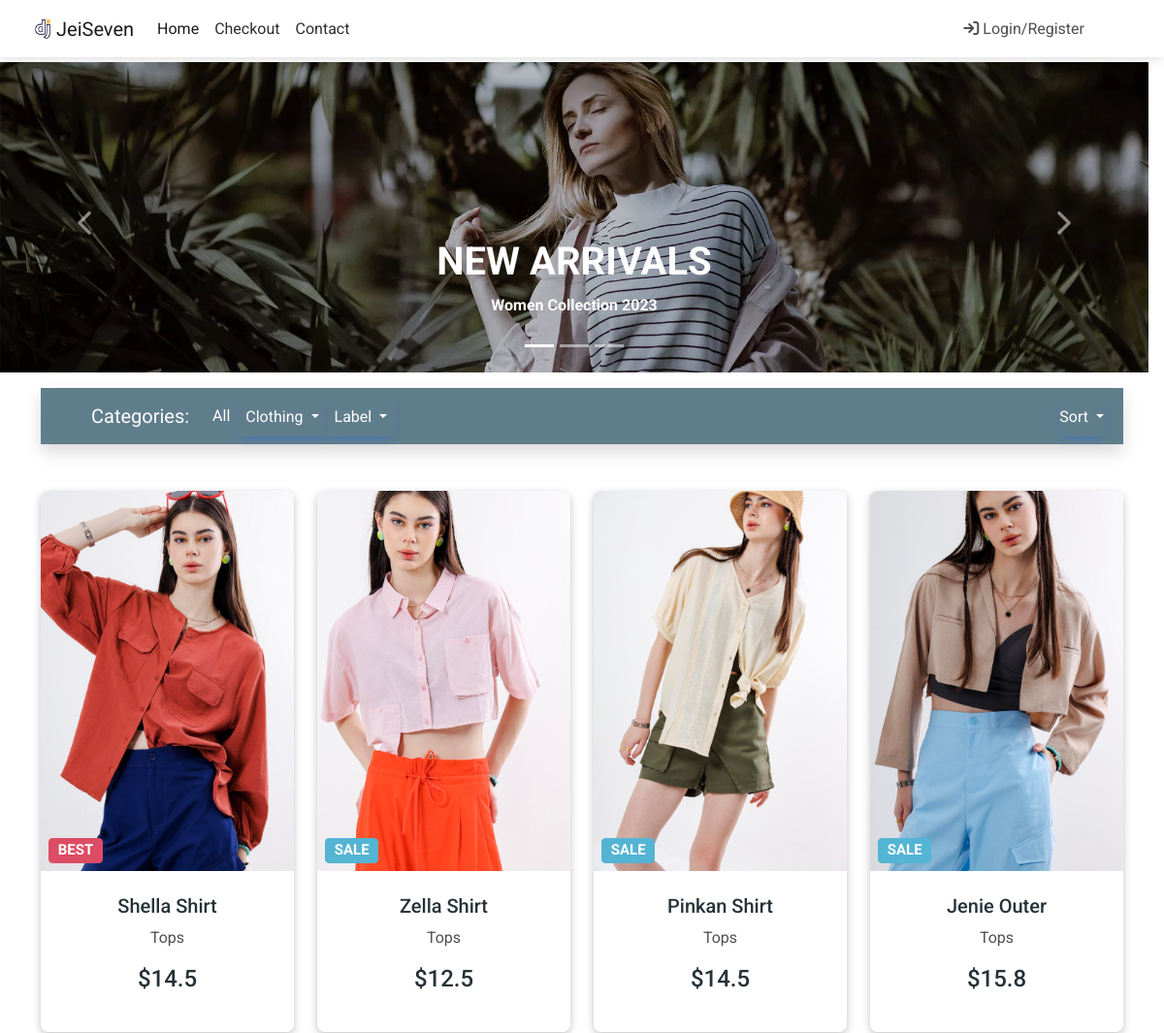
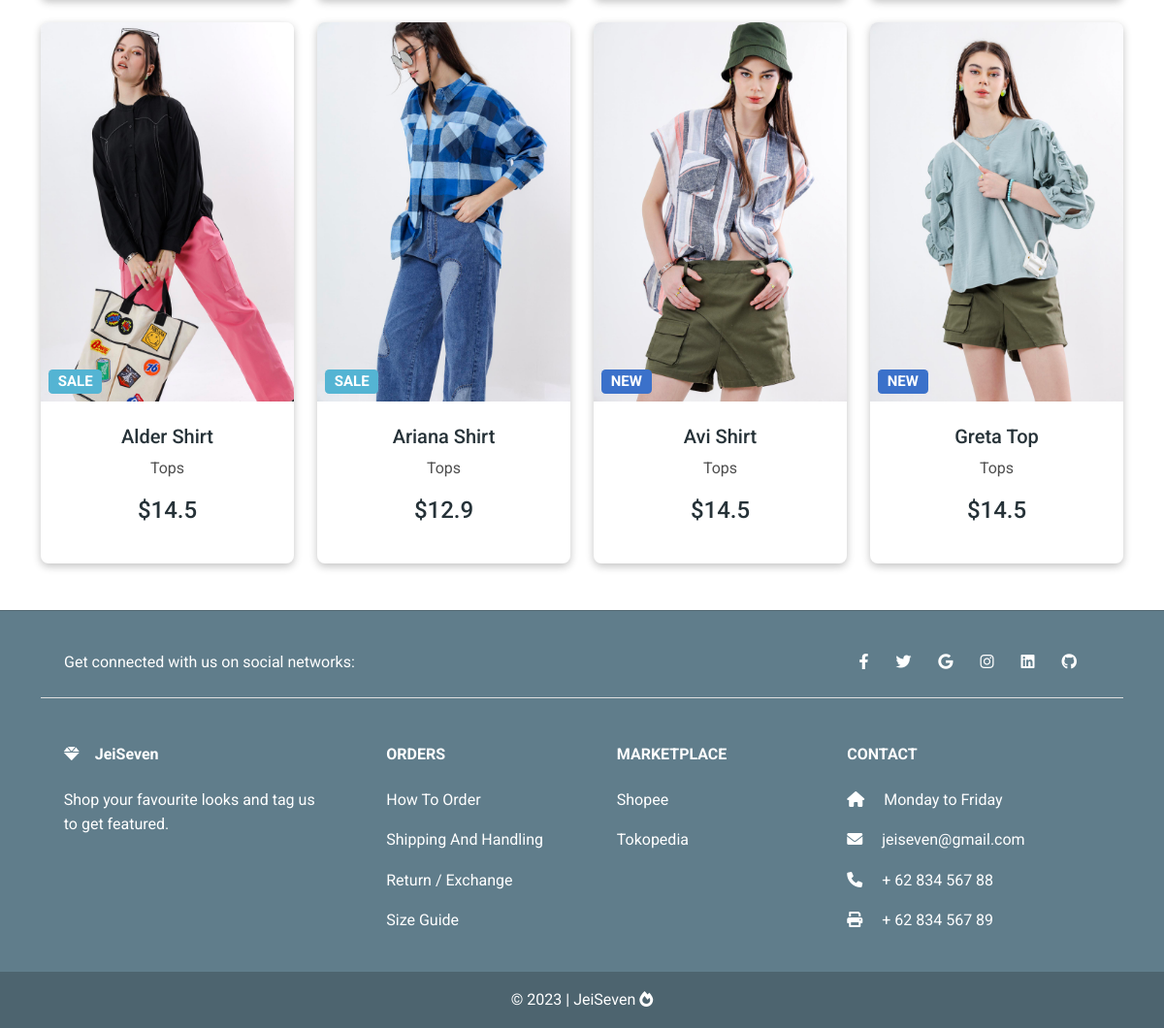
The app's page /tops/ with its own data (2 pictures, top to bottom).
### toko/models.py (models this page shows, shortened)
class ProdukItem(models.Model):
    nama_produk = models.CharField(max_length=100)
    harga = models.FloatField()
    harga_diskon = models.FloatField(blank=True, null=True)
    slug = models.SlugField(unique=True)
    deskripsi = models.TextField()
    gambar = models.ImageField(upload_to='product_pics')
    label = models.CharField(choices=PILIHAN_LABEL, max_length=4)
    kategori = models.CharField(choices=PILIHAN_KATEGORI, max_length=2)
    def get_absolute_url(self):
        return reverse("toko:produk-detail", kwargs={
            "slug": self.slug
            })

### toko/views.py (the view)
# urls.py: path('tops/',views.TopstListView.as_view(), name='tops'),
class TopstListView(generic.ListView):
    template_name = 'tops.html'
    queryset = ProdukItem.objects.filter(kategori='T')
    paginate_by = 8

### ecomm/templates/tops.html (shortened to what this page needs)
{% extends 'base.html' %}
{% block content %}
{% include 'carousel.html' %}
<main>
    <div class="container">
        <nav class="navbar navbar-expand-lg navbar-dark mt-3 mb-5 shadow p-2" style="background-color: #607D8B">
            <div class="container-fluid">
                <a class="navbar-brand" href="#">Categories:</a>
                <div class="collapse navbar-collapse" id="navbarSupportedContent2">
                    <ul class="navbar-nav me-auto mb-2 mb-lg-0">
                        <li class="nav-item active">
                            <a class="nav-link text-white" href="{% url 'toko:products' %}">All</a>
                        </li>
                        <li class="nav-item">
                            <div class="dropdown">
                              <button
                                class="btn btn-primary dropdown-toggle nav-link text-white text-capitalize"
                                style="background-color: #607D8B"
                                type="button"
                                id="dropdownMenuButton"
                                data-mdb-toggle="dropdown"
                                aria-expanded="false"
                              >
                                Clothing
                              </button>
                            </div>
                          </li>
                          <li class="nav-item">
                            <div class="dropdown">
                              <button
                                class="btn btn-primary dropdown-toggle nav-link text-white text-capitalize"
                                style="background-color: #607D8B"
                                type="button"
                                id="dropdownMenuButton"
                                data-mdb-toggle="dropdown"
                                aria-expanded="false"
                              >
                                Label
                              </button>
                            </div>
                          </li>
                    </ul>
                    <div class="dropdown">
                      <button
                        class="btn btn-primary dropdown-toggle nav-link text-white text-capitalize"
                        style="background-color: #607d8b"
                        type="button"
                        id="dropdownMenuButton"
                        data-mdb-toggle="dropdown"
                        aria-expanded="false"
                      >
                        Sort
                      </button>
                    </div>
                </div>
            </div>
        </nav>
        <section>
            <div class="text-center">
              <div class="row">
                {% for pItem in object_list %}
                <div class="col-lg-3 col-md-6 mb-4">
                  <div class="card">
                    <div class="bg-image hover-zoom ripple ripple-surface ripple-surface-light"
                      data-mdb-ripple-color="light">
                      <img src="{{ pItem.gambar.url }}"
                        class="w-100" />
                      <a href="{{ pItem.get_absolute_url }}">
                        <div class="mask">
                          <div class="d-flex justify-content-start align-items-end h-100">
                            <h5><span class="badge bg-{{ pItem.get_label_display }} ms-2">{{ pItem.label }}</span></h5>
                          </div>
                        </div>
                      </a>
                    </div>
                    <div class="card-body">
                      <a href="{{ pItem.get_absolute_url }}" class="text-reset">
                        <h5 class="card-title mb-2">{{ pItem.nama_produk }}</h5>
                      </a>
                      <a href="" class="text-reset ">
                        <p>{{ pItem.get_kategori_display }}</p>
                      </a>
                      <h6 class="mb-3 price">${% if pItem.harga_diskon %}{{ pItem.harga_diskon }}{% else %}{{ pItem.harga }}{% endif %}</h6>
                    </div>
                  </div>
                </div>
                {% empty %}
                  <p>Data Produk belum tersedia</p>
                {% endfor %}
              </div>
            </div>
          </section>
    </div>
</main>
{% endblock content %}

### static/css/custom.css (style rules this page uses)
.card { box-shadow: rgba(0, 0, 0, 0.24) 0px 3px 8px; }
.price { color: #263238; font-size: 24px; }
.card-title { color:#263238 }

### records on screen
ProdukItem: gambar (picture), label "BEST", nama_produk "Shella Shirt", kategori "Tops", harga "14.5"
ProdukItem: gambar (picture), label "SALE", nama_produk "Zella Shirt", kategori "Tops", harga "12.5"
ProdukItem: gambar (picture), label "SALE", nama_produk "Pinkan Shirt", kategori "Tops", harga "14.5"
ProdukItem: gambar (picture), label "SALE", nama_produk "Jenie Outer", kategori "Tops", harga "15.8"
ProdukItem: gambar (picture), label "SALE", nama_produk "Alder Shirt", kategori "Tops", harga "14.5"
ProdukItem: gambar (picture), label "SALE", nama_produk "Ariana Shirt", kategori "Tops", harga_diskon "12.9"
ProdukItem: gambar (picture), label "NEW", nama_produk "Avi Shirt", kategori "Tops", harga "14.5"
ProdukItem: gambar (picture), label "NEW", nama_produk "Greta Top", kategori "Tops", harga "14.5"
